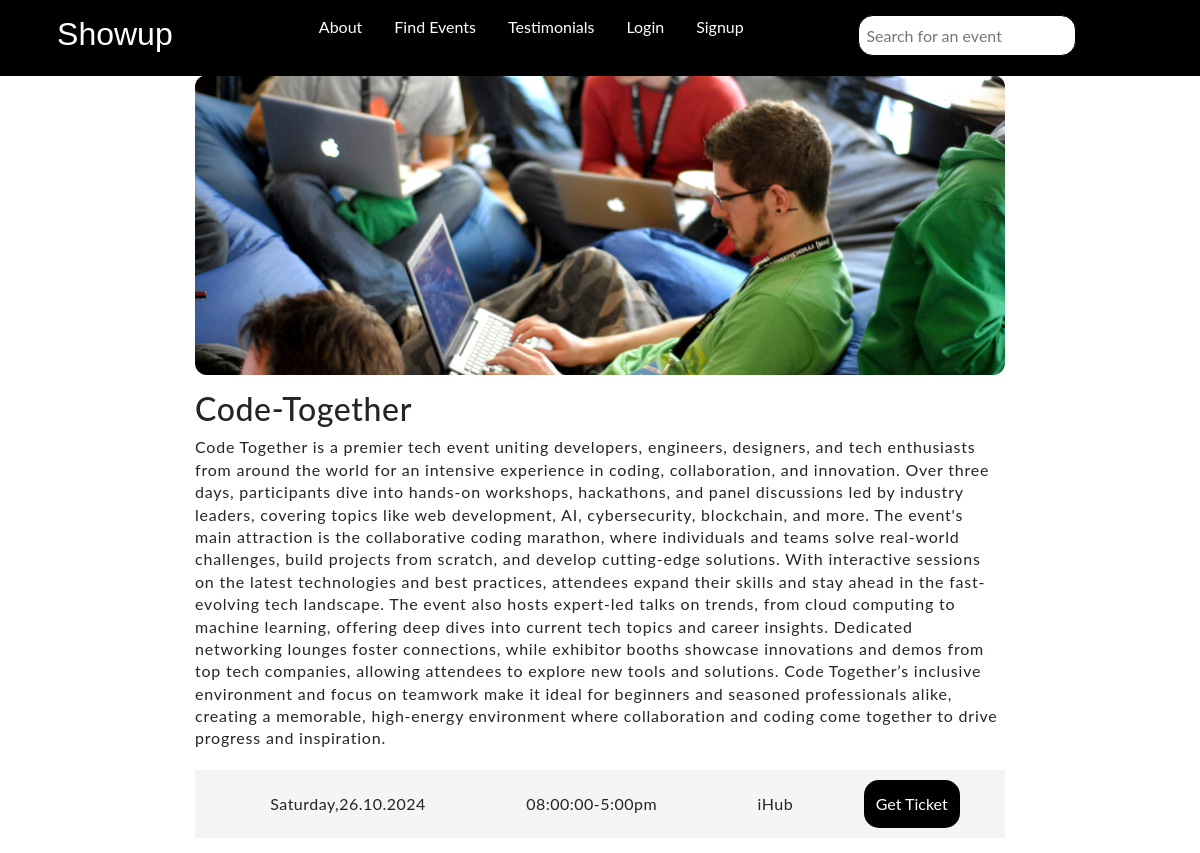
The page /event/Code-Together/ on the database its author committed.
### events/models.py (models this page shows, shortened)
class Event(models.Model):
    name = models.CharField(max_length=70)
    photo=models.ImageField(upload_to="media/", null=True)
    description = models.CharField(max_length=1420)
    day_date = models.CharField(max_length=60, null=True)
    time =models.CharField(max_length=30,null=True)
    venue = models.CharField(max_length=90, null=True)

### events/views.py (the view)
# urls.py: path('event/<str:event_name>/', views.event_detail, name='event_detail'),
def event_detail(request, event_name):
    event = get_object_or_404(Event, name= event_name)
    return render(request, 'event_detail.html', {'event': event})

### events/templates/event_detail.html
{% extends "base.html" %}
{% block content %}
<div class="event-detail">
    <img src='{{event.photo.url}}' alt="{{event.name}}">
    <h2>{{event.name}}</h2>
    <p>{{event.description}}</p>
    <div class="date_rsvp">
        <li><box-icon name='calendar' color="blue" size="30px"></box-icon>{{event.day_date}}</li>
        <li><box-icon name='time-five' color="blue" size="30px"></box-icon>{{event.time}}</li>
        <li><box-icon name='map' color="blue" size="30px"></box-icon>{{event.venue}}</li>
        <button>Get Ticket</button>
    </div>
</div>
{% endblock content %}

### events/static/style.css (style rules this page uses)
* { margin: 0; max-width: 100%; font-family: 'Lato', 'Arial', sans-serif; }
.event-detail { margin-left: 15%; margin-right: 15%; padding: 15px; margin-top: 60px; }
.event-detail img { display: block; margin-bottom: 15px; border-radius: 12px; object-fit: cover; height: 300px; width: 100%; }
.event-detail h2 { line-height: 1.2; letter-spacing: 0.02em; }
.event-detail p { width: 100%; height: auto; line-height: 1.4; letter-spacing: 0.05em; }
.date_rsvp { display: flex; align-items: center; justify-content: space-around; margin-top: 20px; padding: 10px; background: whitesmoke; }
.date_rsvp li { display: inline-flex; align-items: center; justify-content: center; list-style: none; }
.date_rsvp button { border-style: none; border-radius: 15px; padding: 12px; color: white; background: black; }
.date_rsvp li { line-height: 1.2; letter-spacing: 0.03em; }

### rows shown on the page
Event: photo (picture), name "Code-Together", description "Code Together is a premier tech event uniting developers, engineers, designers, and tech enthusiasts from around the world for an intensive experience in coding, collaboration, and innovation. Over three days, participants dive into hands-on workshops, hackathons, and panel discussions led by industry leaders, covering topics like web development, AI, cybersecurity, blockchain, and more. The event's main attraction is the collaborative coding marathon, where individuals and teams solve real-world challenges, build projects from scratch, and develop cutting-edge solutions. With interactive sessions on the latest technologies and best practices, attendees expand their skills and stay ahead in…", day_date "Saturday,26.10.2024", time "08:00:00-5:00pm", venue "iHub"
